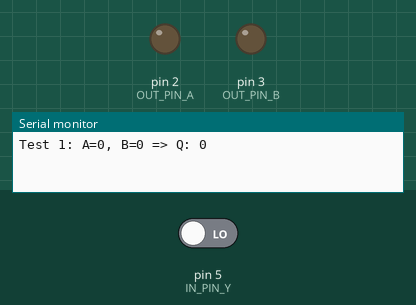
Simulated run of this sketch. Board: Arduino Uno, built with avr-gcc and run on an emulated ATmega328P. On the bench: output pins drawn as LEDs (lit = HIGH), the last lines printed to the serial monitor. Inputs (shaded band) come from the test bench; at power-on: pin 5 (IN_PIN_Y) LOW.

Above: at 0.3 s.
At 1.5 s:
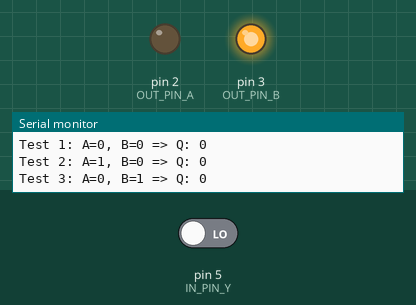
At 2.1 s:
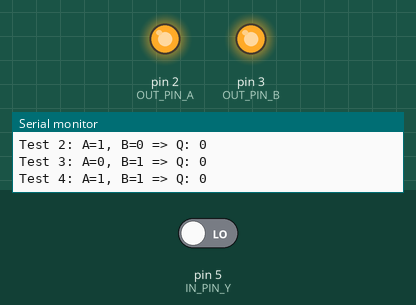
At 5.3 s:
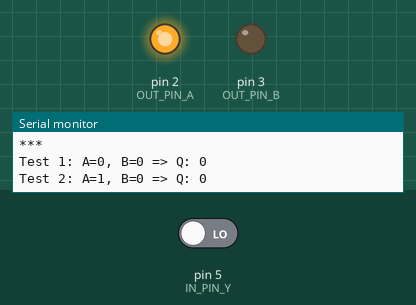
Timing chart, 0 to 5.7 s (numbered marks = the images above):
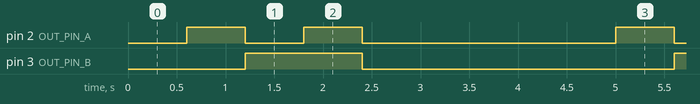

Measured:
- by itself, pin 2 (OUT_PIN_A): repeats every 4.4 s: LOW 0.60 s, HIGH 0.60 s, LOW 2.6 s, HIGH 0.60 s
- by itself, pin 3 (OUT_PIN_B): alternates HIGH for 1.2 s and LOW for 3.2 s
- by itself, everything shown: repeats every 4.4 s, in 4 steps

The sketch:

Arduino_als_Logiktester.ino
```cpp
// Arduino als Logiktester für SN7408,SN7400, SN7432 etc.
const int OUT_PIN_A = 2;
const int OUT_PIN_B = 3;
const int IN_PIN_Y = 5;

int signale[6][4] = { 0, 0, 0, 1,  //UND
                      0, 1, 1, 1,   //ODER
                      1, 1, 1, 0,   //NAND
                      1, 0, 0, 0,   //NOR
                      0, 1, 1, 0,   //EXOR
                      1, 0, 0, 1    //EXNOR
                    };

String gatter[7] = { "UND", "ODER", "NAND", "NOR", "EXOR", "EXNOR", "N.A."};

void setup()
{
    //Ausgänge
    pinMode(OUT_PIN_A, OUTPUT);
    pinMode(OUT_PIN_B, OUTPUT);
    //Eingang
    pinMode(IN_PIN_Y, INPUT);
    //serielle Kommunikation
    Serial.begin(19200);
}

void loop()
{
    int y[4], index = 6, count=0;

    // A = 0, B = 0
    digitalWrite(OUT_PIN_A, LOW);
    digitalWrite(OUT_PIN_B, LOW);
    delay(100);
    y[0] = digitalRead(IN_PIN_Y);
    Serial.print("Test 1: A=0, B=0 => Q: ");
    Serial.print(y[0]);
    Serial.println();
    delay(500);

     // A = 1, B = 0
    digitalWrite(OUT_PIN_A, HIGH);
    digitalWrite(OUT_PIN_B, LOW);
    delay(100);
    y[1] = digitalRead(IN_PIN_Y);
    Serial.print("Test 2: A=1, B=0 => Q: ");
    Serial.print(y[1]);
    Serial.println();
    delay(500);

     // A = 0, B = 1
    digitalWrite(OUT_PIN_A, LOW);
    digitalWrite(OUT_PIN_B, HIGH);
    delay(100);
    y[2] = digitalRead(IN_PIN_Y);
    Serial.print("Test 3: A=0, B=1 => Q: ");
    Serial.print(y[2]);
    Serial.println();
    delay(500);

     // A = 1, B = 1
    digitalWrite(OUT_PIN_A, HIGH);
    digitalWrite(OUT_PIN_B, HIGH);
    delay(100);
    y[3] = digitalRead(IN_PIN_Y);
    Serial.print("Test 4: A=1, B=1 => Q: ");
    Serial.print(y[3]);
    Serial.println();
    delay(500);

    digitalWrite(OUT_PIN_A, LOW);
    digitalWrite(OUT_PIN_B, LOW);

    for(int n=0; n<6; n++)
    {
      count = 0;
      for(int m=0; m<4; m++)
      {
        if(y[m] == signale[n][m])
        {
          count++;
          if(count == 4)
          {
            index = n;
          }
        }
      }
    }
    Serial.print("Baustein: ");
    Serial.print(gatter[index]);
    Serial.println();
    Serial.print("***");
    Serial.println();
    delay(2000);
}
```
